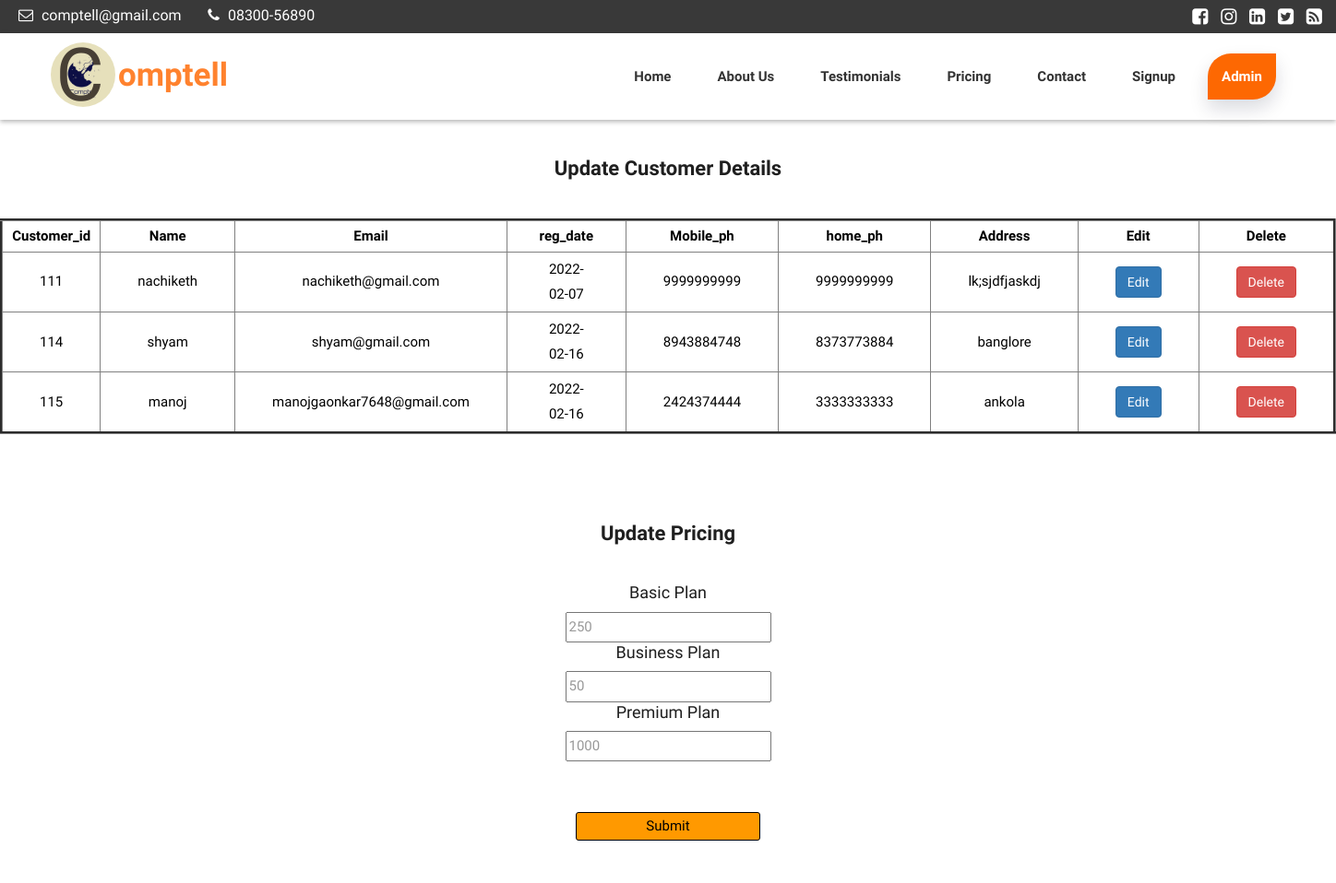
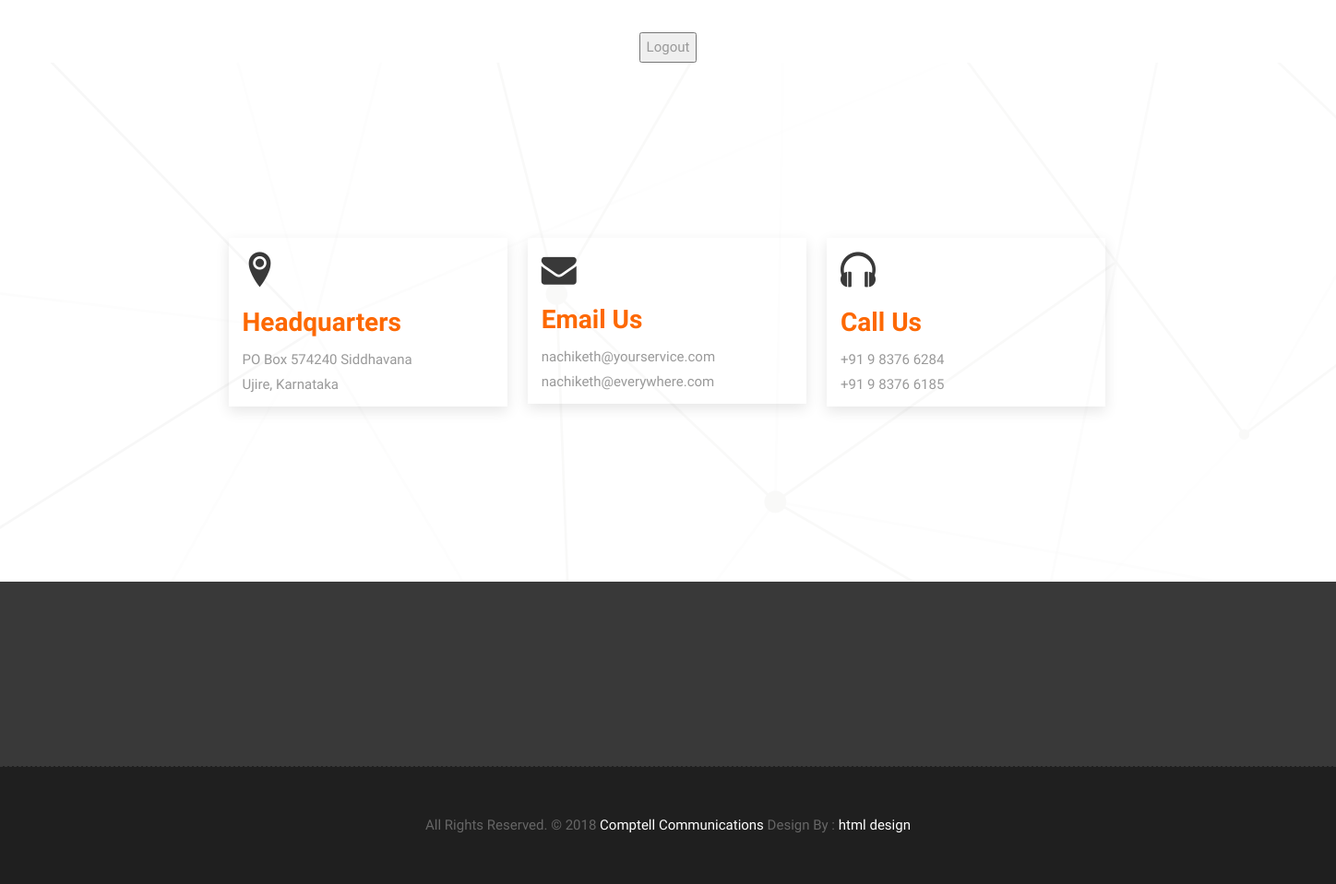
The app's page /ad.php (signed in) with its own data (2 pictures, top to bottom).
### tables this page shows
CREATE TABLE `customer` (
  `identity_card_no` int(50) NOT NULL,
  `name` varchar(60) NOT NULL,
  `email` varchar(60) NOT NULL,
  `registration_date` date NOT NULL,
  `mobile_ph` varchar(10) NOT NULL,
  `home_ph` varchar(10) NOT NULL,
  `address` varchar(60) NOT NULL,
  `password` varchar(50) NOT NULL
);

CREATE TABLE `plans` (
  `packet_id` int(38) NOT NULL,
  `price` int(11) NOT NULL,
  `category` varchar(40) NOT NULL,
  `admin_id` int(11) NOT NULL
);

### ad.php (the view, shortened to what this page needs)
<?php
$con=new mysqli("localhost","root","","telecom");
$query = mysqli_query($con,"select * from plans where `packet_id`=123");
$query9 = mysqli_query($con,"select * from plans where `packet_id`=456");
$query8 = mysqli_query($con,"select * from plans where `packet_id`=789");
$val1 = mysqli_fetch_array($query);
$val2 = mysqli_fetch_array($query9);
$val3 = mysqli_fetch_array($query8);
?>
<!DOCTYPE html>
<html lang="en">
    <link rel="stylesheet" href="css/bootstrap.min.css">
    <link rel="stylesheet" href="style.css">
    <link rel="stylesheet" href="css/responsive.css">
    <link rel="stylesheet" href="css/custom.css">
</head>
<body>
	<div class="top-bar">
		<div class="container-fluid">
			<div class="row">
				<div class="col-md-6 col-sm-6">
					<div class="left-top">
						<div class="email-box">
							<a href="#"><i class="fa fa-envelope-o" aria-hidden="true"></i> comptell@gmail.com</a>
						</div>
						<div class="phone-box">
							<a href="tel:1234567890"><i class="fa fa-phone" aria-hidden="true"></i> 08300-56890</a>
						</div>
					</div>
				</div>
				<div class="col-md-6 col-sm-6">
					<div class="right-top">
						<div class="social-box">
							<ul>
								<li><a href="#"><i class="fa fa-facebook-square" aria-hidden="true"></i></a></li>
								<li><a href="#"><i class="fa fa-instagram" aria-hidden="true"></i></a></li>
								<li><a href="#"><i class="fa fa-linkedin-square" aria-hidden="true"></i></a></li>
								<li><a href="#"><i class="fa fa-twitter-square" aria-hidden="true"></i></a></li>
								<li><a href="#"><i class="fa fa-rss-square" aria-hidden="true"></i></a></li>
						</div>
					</div>
				</div>
			</div>
		</div>
	</div>
    <header class="header header_style_01">
        <nav class="megamenu navbar navbar-default">
            <div class="container-fluid">
                <div class="navbar-header">
                    <a class="navbar-a" href="index.html"><img src="images/logos/logo.png" alt="image" class="navbar-brand"></a>
                    <h2 class="logo-name"> <span class="logo-c">C</span> <span class="omptell">omptell</span> </h2>
                </div>
                <div id="navbar" class="navbar-collapse collapse">
                    <ul class="nav navbar-nav navbar-right">
                        <li><a href="index.html">Home</a></li>
                        <li><a href="about-us.html">About us</a></li>
                        <li><a href="testimonials.html">Testimonials</a></li>
                        <li><a href="pricing.php">Pricing</a></li>
						<li><a href="contact.html">Contact</a></li>
                        <li><a href = "signup.html">Signup</a></li>
                        <li><a class="active" href="#">Admin</a></li>
                    </ul>
                </div>
            </div>
        </nav>
    </header>
    <?php
    $con=new mysqli("localhost","root","","telecom");
    $result = mysqli_query($con,"select * from customer");
    ?>
    <center> <h2>Update Customer Details</h2> </center>
    <center>
    <table border="3" >
         <tr>
             <th>Customer_id</th>
             <th>Name</th>
             <th>Email</th>
             <th>reg_date</th>
             <th>Mobile_ph</th>
             <th>home_ph</th>
             <th>Address</th>
             <th>Edit</th>
             <th>Delete</th>
         </tr>
    <?php
    while ($array = mysqli_fetch_array($result))
    {
       echo "<tr>";
       echo "<td>";echo $array['identity_card_no'];echo "</td>";
       echo "<td>";echo $array['name'];echo "</td>";
       echo "<td>";echo $array['email'];echo "</td>";
       echo "<td>";echo $array['registration_date'];echo "</td>";
       echo "<td>";echo $array['mobile_ph'];echo "</td>";
       echo "<td>";echo $array['home_ph'];echo "</td>";
       echo "<td>";echo $array['address'];echo "</td>";
       echo "<td>"; ?><a href="cus_edit.php?identity_card_no=<?php echo $array["identity_card_no"]; ?>"> <button type="text/javascript" class='btn btn-primary'>Edit</button><?php echo "</td>" ;
       echo "<td>"; ?><a href="cus_delete.php?identity_card_no=<?php echo $array["identity_card_no"]; ?>"> <button type="text/javascript" class='btn btn-danger'>Delete</button><?php echo "</td>" ;
       echo "</tr>";
    }
?>
</table>
</center>
<br>
<br>
<center>
<h2>Update Pricing </h2>
<div>
<form action="" method='post'>
    <div class="price">
        <h3>Basic Plan</h3>
        <input name='basic' type='number' value="<?php echo $val1['price']; ?>" ></input>
        <br>
        <h3>Business Plan</h3>
        <input name='business' type='number' value="<?php echo $val2['price']; ?>" ></input>
        <br>
        <h3>Premium Plan</h3>
        <input name='prem' type='number' value="<?php echo $val3['price']; ?>" ></input>
        <br>
        <br>
        <br>
        <input type="submit" class="price-btn" name='setprice'>
    </div>
    <br>
    <br>
    <br>
    <input type= "submit" name= "log-out" value="Logout" ></input>
</form>
</center>
    <div id="contact" class="section wb">
        <div class="container">
			<div class="row">
				<div class="col-md-offset-1 col-sm-10 col-md-10 col-sm-offset-1 pd-add">
					<div class="address-item">
						<div class="address-icon">
							<i class="icon icon-location2"></i>
						</div>
						<h3>Headquarters</h3>
						<p>PO Box 574240 Siddhavana
							<br> Ujire, Karnataka</p>
					</div>
					<div class="address-item">
						<div class="address-icon">
							<i class="fa fa-envelope" aria-hidden="true"></i>
						</div>
						<h3>Email Us</h3>
						<p>nachiketh@yourservice.com
							<br>nachiketh@everywhere.com</p>
					</div>
					<div class="address-item">
						<div class="address-icon">
							<i class="icon icon-headphones"></i>
						</div>
						<h3>Call Us</h3>
						<p>+91 9 8376 6284
							<br>+91 9 8376 6185</p>
					</div>
				</div>
			</div>
        </div>
    </div>
    <footer class="footer">
        <div class="container">
            <div class="row">
                <div class="col-md-4 col-sm-4 col-xs-12">
                    <div class="widget clearfix">
                    </div>
                </div>
            </div>
        </div>
    </footer>
    <div class="copyrights">
        <div class="container">
            <div class="footer-distributed">
                <div class="footer-left">
                    <p class="footer-company-name">All Rights Reserved. &copy; 2018 <a href="#">Comptell Communications</a> Design By :
					<a href="https://html.design/">html design</a></p>
                </div>
            </div>
        </div>
    </div>
</body>
</html>

### css/icomoon.css (style rules this page uses)
.icon { font-family: 'IcoMoon-Free' !important; speak: none; font-style: normal; font-weight: normal; font-variant: normal; text-transform: none; line-height: 1; letter-spacing: 0; -webkit-font-feature-settings: "liga"; -moz-font-feature-settings: "liga=1"; -moz-font-feature-settings: "liga"; -ms-font-feature-settings: "liga" 1; -o-font-feature-settings: "liga"; font-feature-settings: "liga"; -webkit-font-smoothing: antialiased; -moz-osx-font-smoothing: grayscale; }
.icon-headphones:before { content: "\e910"; }
.icon-location2:before { content: "\e948"; }

### ad.php (style rules this page uses)
td,th { padding: 5px 40px; color: #000; text-align: center; }
th { padding: 3px 5px; }
.price-btn { background-color: rgb(255, 153, 0) ; border: 0.3px solid black; border-radius: 3px; width: 20rem; color: #000; }
.price { text-align: center; }
center>h2 { font-weight: 900; padding: 4rem; }

### records on screen
customer: identity_card_no "111", name "nachiketh", email "nachiketh@gmail.com", registration_date "2022-02-07", mobile_ph "9999999999", home_ph "9999999999", address "lk;sjdfjaskdj"
customer: identity_card_no "114", name "shyam", email "shyam@gmail.com", registration_date "2022-02-16", mobile_ph "8943884748", home_ph "8373773884", address "banglore"
customer: identity_card_no "115", name "manoj", email "manojgaonkar7648@gmail.com", registration_date "2022-02-16", mobile_ph "2424374444", home_ph "3333333333", address "ankola"
plans: basic "250"
plans: business "50"
plans: prem "1000"
